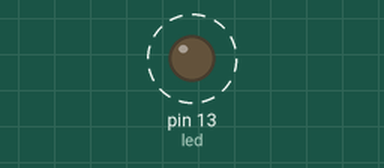
A sketch run on a simulated Arduino Uno, built with avr-gcc and run on an emulated ATmega328P. Parts: output pins drawn as LEDs (lit = HIGH). Dashed ring = blinking.

Above: at 0.1 s.
Timing chart, 0 to 3.0 s (numbered marks = the images above):
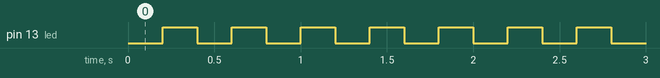

The sketch:

sketch_feb17b.ino
```cpp
#define led 13

void setup() {
  // put your setup code here, to run once:
  pinMode(led, OUTPUT);
}

void loop() {
  // put your main code here, to run repeatedly:
  digitalWrite(led, LOW);
  delay(200);
  digitalWrite(led, HIGH);
  delay(200);
}
```

Measured:
- by itself, pin 13 (led): alternates HIGH for 0.20 s and LOW for 0.20 s
